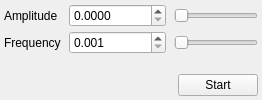
               <widget class="QWidget" name="ServoSinTab">
                <attribute name="title">
                 <string>Sin</string>
                </attribute>
                <layout class="QVBoxLayout" name="verticalLayout_5">
                 <property name="spacing">
                  <number>8</number>
                 </property>
                 <property name="leftMargin">
                  <number>4</number>
                 </property>
                 <property name="topMargin">
                  <number>4</number>
                 </property>
                 <property name="rightMargin">
                  <number>4</number>
                 </property>
                 <property name="bottomMargin">
                  <number>4</number>
                 </property>
                 <item>
                  <layout class="QGridLayout" name="gridLayout_8">
                   <property name="leftMargin">
                    <number>0</number>
                   </property>
                   <property name="topMargin">
                    <number>0</number>
                   </property>
                   <property name="rightMargin">
                    <number>0</number>
                   </property>
                   <property name="bottomMargin">
                    <number>0</number>
                   </property>
                   <property name="horizontalSpacing">
                    <number>8</number>
                   </property>
                   <property name="verticalSpacing">
                    <number>4</number>
                   </property>
                   <item row="0" column="0">
                    <widget class="QLabel" name="ServoSinAmpLbl">
                     <property name="text">
                      <string>Amplitude</string>
                     </property>
                    </widget>
                   </item>
                   <item row="0" column="1">
                    <widget class="QDoubleSpinBox" name="ServoSinAmpDoubleSpinBox">
                     <property name="decimals">
                      <number>4</number>
                     </property>
                     <property name="minimum">
                      <double>0.000000000000000</double>
                     </property>
                     <property name="maximum">
                      <double>100000.000000000000000</double>
                     </property>
                     <property name="singleStep">
                      <double>0.100000000000000</double>
                     </property>
                    </widget>
                   </item>
                   <item row="0" column="2">
                    <widget class="QSlider" name="ServoSinAmpSlider">
                     <property name="orientation">
                      <enum>Qt::Horizontal</enum>
                     </property>
                    </widget>
                   </item>
                   <item row="1" column="0">
                    <widget class="QLabel" name="ServoSinFreqLbl">
                     <property name="text">
                      <string>Frequency</string>
                     </property>
                    </widget>
                   </item>
                   <item row="1" column="1">
                    <widget class="QDoubleSpinBox" name="ServoSinFreqDoubleSpinBox">
                     <property name="decimals">
                      <number>3</number>
                     </property>
                     <property name="minimum">
                      <double>0.001000000000000</double>
                     </property>
                     <property name="maximum">
                      <double>1000.000000000000000</double>
                     </property>
                     <property name="singleStep">
                      <double>0.100000000000000</double>
                     </property>
                    </widget>
                   </item>
                   <item row="1" column="2">
                    <widget class="QSlider" name="ServoSinFreqSlider">
                     <property name="orientation">
                      <enum>Qt::Horizontal</enum>
                     </property>
                    </widget>
                   </item>
                  </layout>
                 </item>
                 <item>
                  <spacer name="verticalSpacer_6">
                   <property name="orientation">
                    <enum>Qt::Vertical</enum>
                   </property>
                   <property name="sizeHint" stdset="0">
                    <size>
                     <width>20</width>
                     <height>1</height>
                    </size>
                   </property>
                  </spacer>
                 </item>
                 <item>
                  <layout class="QHBoxLayout" name="horizontalLayout_14">
                   <property name="spacing">
                    <number>8</number>
                   </property>
                   <property name="leftMargin">
                    <number>0</number>
                   </property>
                   <property name="topMargin">
                    <number>0</number>
                   </property>
                   <property name="rightMargin">
                    <number>0</number>
                   </property>
                   <property name="bottomMargin">
                    <number>0</number>
                   </property>
                   <item>
                    <spacer name="horizontalSpacer_3">
                     <property name="orientation">
                      <enum>Qt::Horizontal</enum>
                     </property>
                     <property name="sizeHint" stdset="0">
                      <size>
                       <width>40</width>
                       <height>20</height>
                      </size>
                     </property>
                    </spacer>
                   </item>
                   <item>
                    <widget class="QPushButton" name="ServoSinStartBtn">
                     <property name="text">
                      <string>Start</string>
                     </property>
                    </widget>
                   </item>
                  </layout>
                 </item>
                </layout>
               </widget>
